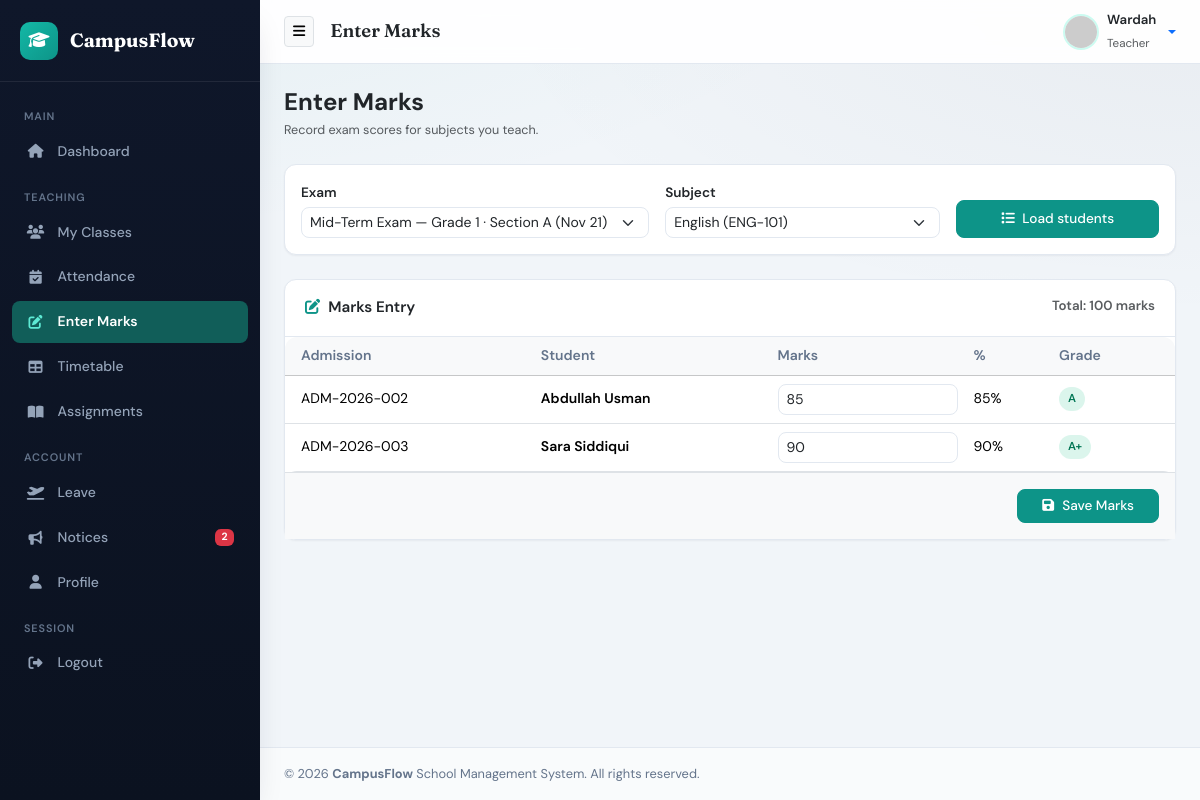
The app's page /teacher/marks.php (signed in) with its own data.
### tables this page shows
CREATE TABLE `exams` (
  `id` int(11) NOT NULL,
  `exam_name` varchar(100) NOT NULL,
  `class_id` int(11) NOT NULL,
  `exam_date` date NOT NULL,
  `total_marks` decimal(8,2) NOT NULL DEFAULT 100.00,
  `created_at` timestamp NOT NULL DEFAULT current_timestamp()
);

CREATE TABLE `marks` (
  `id` int(11) NOT NULL,
  `exam_id` int(11) NOT NULL,
  `student_id` int(11) NOT NULL,
  `subject_id` int(11) NOT NULL,
  `marks_obtained` decimal(8,2) NOT NULL DEFAULT 0.00,
  `created_at` timestamp NOT NULL DEFAULT current_timestamp()
);

CREATE TABLE `students` (
  `id` int(11) NOT NULL,
  `user_id` int(11) DEFAULT NULL,
  `admission_number` varchar(50) NOT NULL,
  `first_name` varchar(50) NOT NULL,
  `last_name` varchar(50) NOT NULL,
  `gender` enum('Male','Female','Other') NOT NULL,
  `date_of_birth` date NOT NULL,
  `class_id` int(11) DEFAULT NULL,
  `parent_name` varchar(100) NOT NULL,
  `parent_phone` varchar(20) NOT NULL,
  `address` text NOT NULL,
  `photo` varchar(255) DEFAULT 'default.png',
  `status` enum('Active','Inactive') NOT NULL DEFAULT 'Active',
  `created_at` timestamp NOT NULL DEFAULT current_timestamp()
);

### includes/functions.php (called while the page is built, shortened)
<?php
if (!function_exists('e')) {
    function e(?string $value): string {
        return htmlspecialchars((string)$value, ENT_QUOTES, 'UTF-8');
    }
}
if (!function_exists('letter_grade')) {
    function letter_grade(float $percent): string {
        if ($percent >= 90) return 'A+';
        if ($percent >= 80) return 'A';
        return 'F';
    }
}
if (!function_exists('current_teacher_id')) {
    function current_teacher_id(mysqli $conn): ?int {
        $uid = (int)$_SESSION['user_id'];
        $stmt = $conn->prepare("SELECT id FROM teachers WHERE user_id = ? LIMIT 1");
        $stmt->bind_param("i", $uid);
        $stmt->execute();
        $row = $stmt->get_result()->fetch_assoc();
        return $row ? (int)$row['id'] : null;
    }
}

### teacher/marks.php (the view, shortened to what this page needs)
<?php
require_once '../config/database.php';
$teacher_id = current_teacher_id($conn);
$exams = [];
$ex_stmt = $conn->prepare("
    SELECT DISTINCT e.id, e.exam_name, e.exam_date, e.total_marks, e.class_id,
           c.class_name, c.section
    FROM exams e
    INNER JOIN classes c ON c.id = e.class_id
    INNER JOIN subjects sub ON sub.class_id = e.class_id AND sub.teacher_id = ?
    ORDER BY e.exam_date DESC, e.exam_name ASC
");
$ex_stmt->bind_param('i', $teacher_id);
$ex_stmt->execute();
$ex_res = $ex_stmt->get_result();
while ($row = $ex_res->fetch_assoc()) {
    $exams[] = $row;
}
$selected_exam_id = isset($_REQUEST['exam_id']) ? (int)$_REQUEST['exam_id'] : ($exams[0]['id'] ?? 0);
$selected_exam = null;
foreach ($exams as $ex) {
    if ((int)$ex['id'] === $selected_exam_id) {
        $selected_exam = $ex;
        break;
    }
}
$subjects = [];
if ($selected_exam) {
    $sub_stmt = $conn->prepare("
        SELECT id, subject_name, subject_code
        FROM subjects
        WHERE teacher_id = ? AND class_id = ?
        ORDER BY subject_name ASC
    ");
    $class_id = (int)$selected_exam['class_id'];
    $sub_stmt->bind_param('ii', $teacher_id, $class_id);
    $sub_stmt->execute();
    $sub_res = $sub_stmt->get_result();
    while ($row = $sub_res->fetch_assoc()) {
        $subjects[] = $row;
    }
}
$selected_subject_id = isset($_REQUEST['subject_id']) ? (int)$_REQUEST['subject_id'] : ($subjects[0]['id'] ?? 0);
$students = [];
$total_marks = $selected_exam ? (float)$selected_exam['total_marks'] : 100.0;
if ($selected_exam && $selected_subject_id > 0) {
    $class_id = (int)$selected_exam['class_id'];
    $st_stmt = $conn->prepare("
        SELECT s.id, s.admission_number, s.first_name, s.last_name,
               m.marks_obtained
        FROM students s
        LEFT JOIN marks m ON m.student_id = s.id AND m.exam_id = ? AND m.subject_id = ?
        WHERE s.class_id = ?
        ORDER BY s.first_name ASC, s.last_name ASC
    ");
    $st_stmt->bind_param('iii', $selected_exam_id, $selected_subject_id, $class_id);
    $st_stmt->execute();
    $st_res = $st_stmt->get_result();
    while ($row = $st_res->fetch_assoc()) {
        $students[] = $row;
    }
}
include '../includes/header.php';
include '../includes/sidebar.php';
?>
<div class="d-flex flex-column flex-md-row justify-content-between align-items-md-center gap-3 mb-4">
    <div>
        <h4 class="fw-bold text-dark mb-1">Enter Marks</h4>
        <p class="text-muted small mb-0">Record exam scores for subjects you teach.</p>
    </div>
</div>
<div class="card mb-4">
    <div class="card-body p-3">
        <form method="GET" action="" class="row g-3 align-items-end">
            <div class="col-md-5">
                <label class="form-label fw-semibold small mb-1">Exam</label>
                <select name="exam_id" class="form-select form-select-sm" onchange="this.form.submit()" required>
                    <?php if (count($exams) === 0): ?>
                        <option value="0">No exams available</option>
                    <?php else: foreach ($exams as $ex): ?>
                        <option value="<?php echo (int)$ex['id']; ?>" <?php echo $selected_exam_id === (int)$ex['id'] ? 'selected' : ''; ?>>
                            <?php echo e($ex['exam_name'] . ' — ' . $ex['class_name'] . ' · ' . $ex['section'] . ' (' . date('M j', strtotime($ex['exam_date'])) . ')'); ?>
                        </option>
                    <?php endforeach; endif; ?>
                </select>
            </div>
            <div class="col-md-4">
                <label class="form-label fw-semibold small mb-1">Subject</label>
                <select name="subject_id" class="form-select form-select-sm" required>
                    <?php if (count($subjects) === 0): ?>
                        <option value="0">No subjects</option>
                    <?php else: foreach ($subjects as $sub): ?>
                        <option value="<?php echo (int)$sub['id']; ?>" <?php echo $selected_subject_id === (int)$sub['id'] ? 'selected' : ''; ?>>
                            <?php echo e($sub['subject_name'] . ' (' . $sub['subject_code'] . ')'); ?>
                        </option>
                    <?php endforeach; endif; ?>
                </select>
            </div>
            <div class="col-md-3 d-grid">
                <button type="submit" class="btn btn-primary btn-sm py-2"><i class="fa-solid fa-list me-1"></i> Load students</button>
            </div>
        </form>
    </div>
</div>
<div class="card">
    <div class="card-header d-flex justify-content-between">
        <span><i class="fa-solid fa-pen-to-square me-2" style="color:var(--primary-color);"></i>Marks Entry</span>
        <?php if ($selected_exam): ?>
            <span class="text-muted small">Total: <?php echo e(number_format($total_marks, 0)); ?> marks</span>
        <?php endif; ?>
    </div>
    <div class="card-body p-0">
        <?php if (count($students) === 0): ?>
            <div class="empty-state py-5"><i class="fa-solid fa-award"></i><p class="mb-0">Select an exam and subject to enter marks</p></div>
        <?php else: ?>
            <form method="POST" action="">
                <div class="table-responsive">
                    <table class="table table-hover align-middle mb-0">
                        <thead class="table-light"><tr>
                            <th class="ps-3">Admission</th>
                            <th>Student</th>
                            <th>Marks</th>
                            <th>%</th>
                            <th class="pe-3">Grade</th>
                        </tr></thead>
                        <tbody>
                        <?php foreach ($students as $stu):
                            $obtained = $stu['marks_obtained'] !== null ? (float)$stu['marks_obtained'] : null;
                            $pct = $obtained !== null && $total_marks > 0 ? round(($obtained / $total_marks) * 100, 1) : null;
                            $grade = $pct !== null ? letter_grade($pct) : '—';
                        ?>
                            <tr>
                                <td class="ps-3"><?php echo e($stu['admission_number']); ?></td>
                                <td class="fw-semibold"><?php echo e($stu['first_name'] . ' ' . $stu['last_name']); ?></td>
                                <td style="max-width:120px;">
                                    <input type="number" step="0.01" min="0" max="<?php echo e($total_marks); ?>"
                                           class="form-control form-control-sm marks-input"
                                           name="marks[<?php echo (int)$stu['id']; ?>]"
                                           value="<?php echo $obtained !== null ? e((string)$obtained) : ''; ?>"
                                           data-total="<?php echo e($total_marks); ?>" required>
                                </td>
                                <td class="pct-cell"><?php echo $pct !== null ? e((string)$pct) . '%' : '—'; ?></td>
                                <td class="pe-3 grade-cell"><span class="status-pill <?php echo $pct !== null && $pct >= 50 ? 'status-Approved' : 'status-Rejected'; ?>"><?php echo e($grade); ?></span></td>
                            </tr>
                        <?php endforeach; ?>
                        </tbody>
                    </table>
                </div>
                <div class="p-3 bg-light border-top text-end">
                    <button type="submit" class="btn btn-primary px-4"><i class="fa-solid fa-floppy-disk me-2"></i>Save Marks</button>
                </div>
            </form>
        <?php endif; ?>
    </div>
</div>
<?php include '../includes/footer.php'; ?>

### assets/css/style.css (style rules this page uses)
:root { --primary-color: #0D9488; --primary-hover: #0F766E; --forest-green: #115E59; --mint-tint: #CCFBF1; --mint-text: #115E59; --sidebar-bg: #0F172A; --sidebar-color: #94A3B8; --sidebar-hover-bg: #1E293B; --sidebar-hover-color: #FFFFFF; --sidebar-active-bg: #115E59; --body-bg: #F1F5F9; --card-bg: #FFFFFF; --text-main: #0F172A; --text-muted: #64748B; --border-color: #E2E8F0; --success-color: #10B981; --warning-color: #F59E0B; --danger-color: #EF4444; --info-color: #0EA5E9; --radius-sm: 8px; --radius-md: 12px; --radius-lg: 16px; --shadow-sm: 0 1px 2px rgba(15, 23, 42, 0.05); --shadow-md: 0 8px 20px -8px rgba(15, 23, 42, 0.12); --shadow-lg: 0 16px 32px -12px rgba(15, 23, 42, 0.18); --transition: all 0.2s ease; --font-body: 'DM Sans', system-ui, sans-serif; --font-display: 'Fraunces', Georgia, serif; }
* { box-sizing: border-box; }
body { background: var(--body-bg); background-image: radial-gradient(ellipse 80% 50% at 0% -20%, rgba(13, 148, 136, 0.08), transparent), radial-gradient(ellipse 60% 40% at 100% 0%, rgba(15, 23, 42, 0.04), transparent); color: var(--text-main); font-family: var(--font-body); font-size: 0.9rem; line-height: 1.55; overflow-x: hidden; min-height: 100vh; }
.card { border: 1px solid var(--border-color); border-radius: var(--radius-md); box-shadow: var(--shadow-sm); background: var(--card-bg); margin-bottom: 1.25rem; transition: var(--transition); }
.card-header { background: transparent; border-bottom: 1px solid var(--border-color); padding: 1rem 1.25rem; font-weight: 600; font-size: 0.95rem; }
.btn-primary { background-color: var(--primary-color) !important; border-color: var(--primary-color) !important; color: #fff !important; font-weight: 500; font-size: 0.85rem; border-radius: var(--radius-sm); }
.table { font-size: 0.875rem; }
.table thead th { font-weight: 600; color: var(--text-muted); border-bottom-width: 1px; white-space: nowrap; }
.table-responsive { border-radius: var(--radius-md); }
.form-label { font-weight: 500; font-size: 0.85rem; }
.form-control, .form-select { border-radius: var(--radius-sm); border-color: var(--border-color); font-size: 0.875rem; }
.status-pill { display: inline-block; padding: 0.2rem 0.55rem; border-radius: 50rem; font-size: 0.72rem; font-weight: 600; }
.status-Present, .status-Paid, .status-Approved, .status-Submitted, .status-Active { background: rgba(16,185,129,0.15); color: #047857; }

### records on screen
exams: total_marks "100"
marks: student.admission_number "ADM-2026-002", student.last_name "Abdullah Usman", marks_obtained "85", marks_obtained.total_marks "85", marks_obtained.total_marks "A"
marks: student.admission_number "ADM-2026-003", student.last_name "Sara Siddiqui", marks_obtained "90", marks_obtained.total_marks "90", marks_obtained.total_marks "A+"

### other values on screen
$unread "2"
$page_title "Enter Marks"
$username "Wardah"
$role "Teacher"
form field exam_id "Mid-Term Exam — Grade 1 · Section A (Nov 21)"
form field subject_id "English (ENG-101)"
